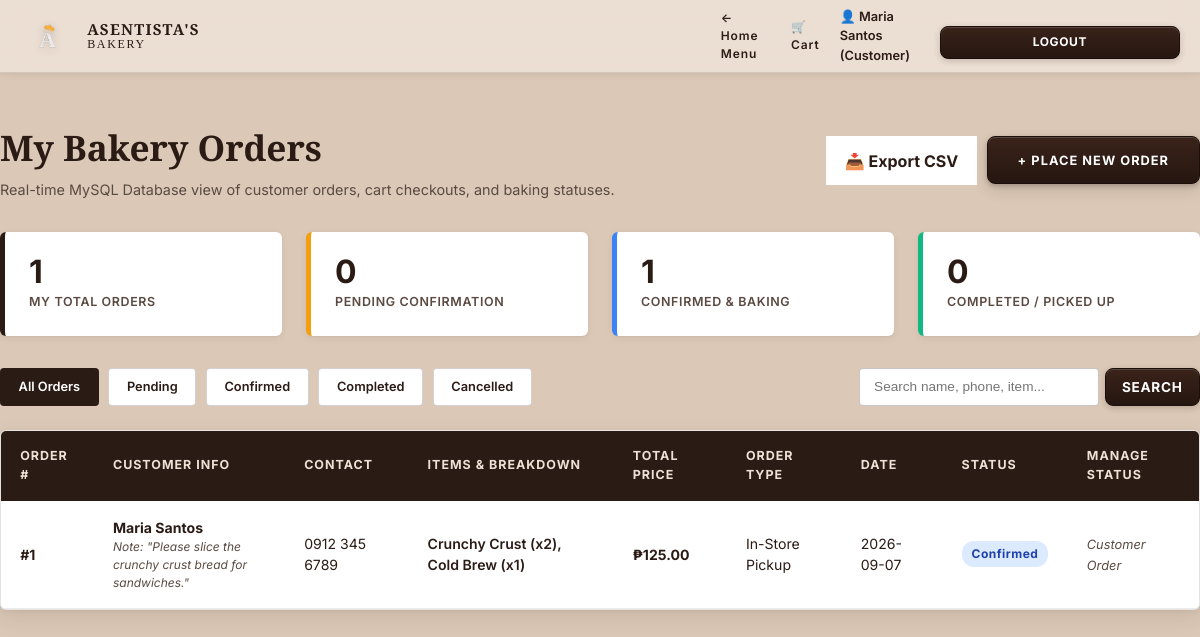
Page /User/dashboard.php (signed in) on the committed database.
### tables this page shows
CREATE TABLE `users` (
  `id` INT AUTO_INCREMENT PRIMARY KEY,
  `name` VARCHAR(100) NOT NULL,
  `email` VARCHAR(150) NOT NULL UNIQUE,
  `phone` VARCHAR(30) DEFAULT NULL,
  `password` VARCHAR(255) NOT NULL,
  `role` ENUM('admin', 'customer') DEFAULT 'customer',
  `created_at` TIMESTAMP DEFAULT CURRENT_TIMESTAMP,
  `updated_at` TIMESTAMP DEFAULT CURRENT_TIMESTAMP ON UPDATE CURRENT_TIMESTAMP
);

CREATE TABLE `orders` (
  `id` INT AUTO_INCREMENT PRIMARY KEY,
  `user_id` INT DEFAULT NULL,
  `customer_name` VARCHAR(100) NOT NULL,
  `customer_phone` VARCHAR(30) NOT NULL,
  `item_name` VARCHAR(255) NOT NULL,
  `item_price` DECIMAL(10,2) NOT NULL DEFAULT 0.00,
  `quantity` INT NOT NULL DEFAULT 1,
  `order_type` VARCHAR(50) NOT NULL DEFAULT 'In-Store Pickup',
  `reservation_date` DATE NOT NULL,
  `special_notes` TEXT DEFAULT NULL,
  `status` ENUM('Pending', 'Confirmed', 'Completed', 'Cancelled') NOT NULL DEFAULT 'Pending',
  `created_at` TIMESTAMP DEFAULT CURRENT_TIMESTAMP,
  `updated_at` TIMESTAMP DEFAULT CURRENT_TIMESTAMP ON UPDATE CURRENT_TIMESTAMP,
  CONSTRAINT `fk_orders_user` FOREIGN KEY (`user_id`) REFERENCES `users` (`id`) ON DELETE SET NULL ON UPDATE CASCADE
);

### database/function.php (called while the page is built, shortened)
<?php
function validateUserSession(?PDO $pdo = null) {
    $idleTimeoutSeconds = 1800;
    $userId = (int)$_SESSION['user_id'];
    if (!$pdo) {
        global $pdo;
    }
    if ($pdo) {
        try {
            $stmt = $pdo->prepare("SELECT id, name, email, phone, role, created_at FROM `users` WHERE id = :id LIMIT 1");
            $stmt->bindValue(':id', $userId, PDO::PARAM_INT);
            $stmt->execute();
            $user = $stmt->fetch();
            return $user;
        } catch (Exception $e) {
            error_log("Session DB Verification Error: " . $e->getMessage());
        }
    }
    return [
        'id'    => $_SESSION['user_id'],
        'name'  => $_SESSION['user_name'] ?? 'Guest',
        'email' => $_SESSION['user_email'] ?? '',
        'phone' => $_SESSION['user_phone'] ?? '',
        'role'  => $_SESSION['user_role'] ?? 'customer'
    ];
}
function isAdmin(?PDO $pdo = null) {
    $user = validateUserSession($pdo);
    return !empty($user) && isset($user['role']) && $user['role'] === 'admin';
}
function getCurrentUser(?PDO $pdo = null) {
    return validateUserSession($pdo);
}
function searchOrders(PDO $pdo, $keyword = '', $statusFilter = null, $userId = null) {
    $sql = "SELECT * FROM `orders` WHERE 1=1";
    $params = [];
    if ($userId) {
        $sql .= " AND user_id = :uid";
        $params[':uid'] = $userId;
    }
    $sql .= " ORDER BY created_at DESC";
    $stmt = $pdo->prepare($sql);
    foreach ($params as $k => $v) {
        if ($k === ':uid') {
            $stmt->bindValue($k, $v, PDO::PARAM_INT);
        } else {
            $stmt->bindValue($k, $v, PDO::PARAM_STR);
        }
    }
    $stmt->execute();
    return $stmt->fetchAll();
}
function getUserOrders(PDO $pdo, $userId) {
    return searchOrders($pdo, '', null, $userId);
}

### User/dashboard.php (the view, shortened to what this page needs)
<?php
require_once __DIR__ . '/../database/function.php';
$user = getCurrentUser();
$filterStatus = isset($_GET['status']) && !empty($_GET['status']) ? sanitize_input($_GET['status']) : null;
$searchKeyword = isset($_GET['q']) ? sanitize_input($_GET['q']) : '';
if ($user['role'] === 'customer') {
    $orders = searchOrders($pdo, $searchKeyword, $filterStatus, $user['id']);
    $pageTitle = "My Bakery Orders";
} else {
    $orders = searchOrders($pdo, $searchKeyword, $filterStatus, null);
    $pageTitle = "All Customer Orders & Reservations";
}
if ($user['role'] === 'customer') {
    $statOrders = getUserOrders($pdo, $user['id']);
    $statTotalLabel = 'My Total Orders';
    $statPendingLabel = 'Pending Confirmation';
    $statConfirmedLabel = 'Confirmed & Baking';
    $statCompletedLabel = 'Completed / Picked Up';
} else {
    $statOrders = getAllOrders($pdo);
    $statTotalLabel = 'Total Orders in DB';
    $statPendingLabel = 'Pending Confirmation';
    $statConfirmedLabel = 'Confirmed & Baking';
    $statCompletedLabel = 'Completed / Picked Up';
}
$totalCount = count($statOrders);
$pendingCount = count(array_filter($statOrders, fn($o) => $o['status'] === 'Pending'));
$confirmedCount = count(array_filter($statOrders, fn($o) => $o['status'] === 'Confirmed'));
$completedCount = count(array_filter($statOrders, fn($o) => $o['status'] === 'Completed'));
?>
<!DOCTYPE html>
<html lang="en">
<head>
    <link rel="stylesheet" href="../style.css">
</head>
<body class="<?php echo isAdmin($pdo) ? 'admin-logged-in' : ''; ?>">
    <nav class="site-nav">
        <div class="container nav-container">
            <a href="../index.php" class="brand-logo-wrap">
                <div class="brand-svg-logo">
                    <img src="../assets/ASENTISTA FINAL.png" alt="Asentista's Bakery Logo" class="brand-logo-img">
                </div>
                <div class="brand-text-block">
                    <span class="brand-title">ASENTISTA'S</span>
                    <span class="brand-subtitle">BAKERY</span>
                </div>
            </a>
            <div style="display: flex; align-items: center; gap: 1rem;">
                <a href="../index.php" class="nav-link">← Home Menu</a>
                <a href="../Cart/cart.php" class="nav-link">🛒 Cart</a>
                <?php if (isAdmin($pdo)): ?>
                    <a href="../Admin/admin.php" class="nav-link" style="color: var(--color-yellow); font-weight: 700; display: inline-flex; align-items: center; gap: 4px;" title="Return to Executive Operations Center">👑 Admin Console</a>
                <?php endif; ?>
                <?php if ($user): ?>
                    <span style="font-size: 0.8rem; font-weight: 600;">👤 <?php echo htmlspecialchars($user['name']); ?> (<?php echo ucfirst($user['role']); ?>)</span>
                    <a href="../Login/logout.php" class="btn-submit-modal" style="padding: 0.4rem 0.8rem; font-size: 0.75rem; text-decoration: none;">Logout</a>
                <?php else: ?>
                    <a href="../Login/auth.php" class="btn-submit-modal" style="padding: 0.4rem 0.8rem; font-size: 0.75rem; text-decoration: none;">Login / Register</a>
                <?php endif; ?>
            </div>
        </div>
    </nav>
    <div class="container dashboard-container">
        <div class="dashboard-header">
            <div>
                <h1 style="font-family: var(--font-serif); font-size: 2.2rem; color: var(--color-brown-deep); margin-bottom: 0.3rem;">
                    <?php echo $pageTitle; ?>
                </h1>
                <p style="color: var(--color-text-muted); font-size: 0.9rem;">
                    Real-time MySQL Database view of customer orders, cart checkouts, and baking statuses.
                </p>
            </div>
            <div style="display: flex; gap: 10px; align-items: center; flex-wrap: wrap;">
                <a href="dashboard.php?export=csv<?php echo $filterStatus ? '&status=' . urlencode($filterStatus) : ''; ?><?php echo $searchKeyword ? '&q=' . urlencode($searchKeyword) : ''; ?>" class="btn-clear-cart" style="padding: 0.8rem 1.2rem; font-weight: 700; background: var(--color-white); border-color: var(--color-brown-deep); text-decoration: none;">
                    📥 Export CSV
                </a>
                <a href="../index.php#bread-menu" class="btn-book-now" style="text-decoration: none;">
                    + Place New Order
                </a>
            </div>
        </div>
        <div class="stats-grid">
            <div class="stat-card">
                <div class="stat-value"><?php echo $totalCount; ?></div>
                <div class="stat-label"><?php echo htmlspecialchars($statTotalLabel); ?></div>
            </div>
            <div class="stat-card pending">
                <div class="stat-value"><?php echo $pendingCount; ?></div>
                <div class="stat-label"><?php echo htmlspecialchars($statPendingLabel); ?></div>
            </div>
            <div class="stat-card confirmed">
                <div class="stat-value"><?php echo $confirmedCount; ?></div>
                <div class="stat-label"><?php echo htmlspecialchars($statConfirmedLabel); ?></div>
            </div>
            <div class="stat-card completed">
                <div class="stat-value"><?php echo $completedCount; ?></div>
                <div class="stat-label"><?php echo htmlspecialchars($statCompletedLabel); ?></div>
            </div>
        </div>
        <div class="controls-row">
            <div class="filter-bar">
                <a href="dashboard.php<?php echo $searchKeyword ? '?q=' . urlencode($searchKeyword) : ''; ?>" class="filter-btn <?php echo !$filterStatus ? 'active' : ''; ?>">All Orders</a>
                <a href="dashboard.php?status=Pending<?php echo $searchKeyword ? '&q=' . urlencode($searchKeyword) : ''; ?>" class="filter-btn <?php echo $filterStatus === 'Pending' ? 'active' : ''; ?>">Pending</a>
                <a href="dashboard.php?status=Confirmed<?php echo $searchKeyword ? '&q=' . urlencode($searchKeyword) : ''; ?>" class="filter-btn <?php echo $filterStatus === 'Confirmed' ? 'active' : ''; ?>">Confirmed</a>
                <a href="dashboard.php?status=Completed<?php echo $searchKeyword ? '&q=' . urlencode($searchKeyword) : ''; ?>" class="filter-btn <?php echo $filterStatus === 'Completed' ? 'active' : ''; ?>">Completed</a>
                <a href="dashboard.php?status=Cancelled<?php echo $searchKeyword ? '&q=' . urlencode($searchKeyword) : ''; ?>" class="filter-btn <?php echo $filterStatus === 'Cancelled' ? 'active' : ''; ?>">Cancelled</a>
            </div>
            <form method="GET" action="dashboard.php" class="search-orders-form">
                <input type="text" name="q" class="search-orders-input" placeholder="Search name, phone, item..." value="<?php echo htmlspecialchars($searchKeyword); ?>">
                <button type="submit" class="btn-submit-modal" style="margin-top: 0; padding: 0.5rem 1rem; width: auto;">Search</button>
            </form>
        </div>
        <div class="orders-table-card">
            <?php if (empty($orders)): ?>
                <div style="padding: 3.5rem 2rem; text-align: center; color: var(--color-text-muted);">
                    <h3>No orders found matching your search.</h3>
                    <p style="margin-top: 0.5rem;">
                        <a href="dashboard.php" style="color: var(--color-brown-deep); text-decoration: underline;">Clear filters</a> or
                        <a href="../index.php" style="color: var(--color-brown-deep); text-decoration: underline;">Browse bakery menu</a>.
                    </p>
                </div>
            <?php else: ?>
                <table class="orders-table">
                    <thead>
                        <tr>
                            <th>Order #</th>
                            <th>Customer Info</th>
                            <th>Contact</th>
                            <th>Items & Breakdown</th>
                            <th>Total Price</th>
                            <th>Order Type</th>
                            <th>Date</th>
                            <th>Status</th>
                            <th>Manage Status</th>
                        </tr>
                    </thead>
                    <tbody>
                        <?php foreach ($orders as $row): ?>
                            <tr>
                                <td><strong>#<?php echo htmlspecialchars($row['id']); ?></strong></td>
                                <td>
                                    <strong><?php echo htmlspecialchars($row['customer_name']); ?></strong>
                                    <?php if (!empty($row['special_notes'])): ?>
                                        <div style="font-size: 0.75rem; color: var(--color-text-muted); font-style: italic; max-width: 220px;">
                                            Note: "<?php echo htmlspecialchars($row['special_notes']); ?>"
                                        </div>
                                    <?php endif; ?>
                                </td>
                                <td><?php echo htmlspecialchars($row['customer_phone']); ?></td>
                                <td>
                                    <span style="font-weight: 600;"><?php echo htmlspecialchars($row['item_name']); ?></span>
                                </td>
                                <td style="font-weight: 700; color: var(--color-brown-deep);">
                                    ₱<?php echo number_format($row['item_price'], 2); ?>
                                </td>
                                <td><?php echo htmlspecialchars($row['order_type']); ?></td>
                                <td><?php echo htmlspecialchars($row['reservation_date']); ?></td>
                                <td>
                                    <span class="status-badge status-<?php echo htmlspecialchars($row['status']); ?>">
                                        <?php echo htmlspecialchars($row['status']); ?>
                                    </span>
                                </td>
                                <td>
                                    <?php if (isAdmin()): ?>
                                        <form method="POST" action="dashboard.php" class="action-select-form">
                                            <input type="hidden" name="csrf_token" value="<?php echo get_csrf_token(); ?>">
                                            <input type="hidden" name="action" value="update_status">
                                            <input type="hidden" name="order_id" value="<?php echo $row['id']; ?>">
                                            <select name="new_status" class="status-select">
                                                <option value="Pending" <?php echo $row['status'] === 'Pending' ? 'selected' : ''; ?>>Pending</option>
                                                <option value="Confirmed" <?php echo $row['status'] === 'Confirmed' ? 'selected' : ''; ?>>Confirmed</option>
                                                <option value="Completed" <?php echo $row['status'] === 'Completed' ? 'selected' : ''; ?>>Completed</option>
                                                <option value="Cancelled" <?php echo $row['status'] === 'Cancelled' ? 'selected' : ''; ?>>Cancelled</option>
                                            </select>
                                            <button type="submit" class="btn-status-update">Save</button>
                                        </form>
                                    <?php else: ?>
                                        <span style="font-size: 0.8rem; color: var(--color-text-muted); font-style: italic;">
                                            Customer Order
                                        </span>
                                    <?php endif; ?>
                                </td>
                            </tr>
                        <?php endforeach; ?>
                    </tbody>
                </table>
            <?php endif; ?>
        </div>
    </div>
</body>
</html>

### rows in the picture
users: name "Maria Santos", role "Customer", role "My Bakery Orders", role "MY TOTAL ORDERS", role "PENDING CONFIRMATION", role "CONFIRMED & BAKING", role "COMPLETED / PICKED UP"
orders: status "0", status "1", id "1", customer_name "Maria Santos", special_notes "Please slice the crunchy crust bread for sandwiches.", customer_phone "0912 345 6789", item_name "Crunchy Crust (x2), Cold Brew (x1)", item_price "125.00", order_type "In-Store Pickup", reservation_date "2026-09-07", status "Confirmed"

### other values in the picture
$totalCount "1"
